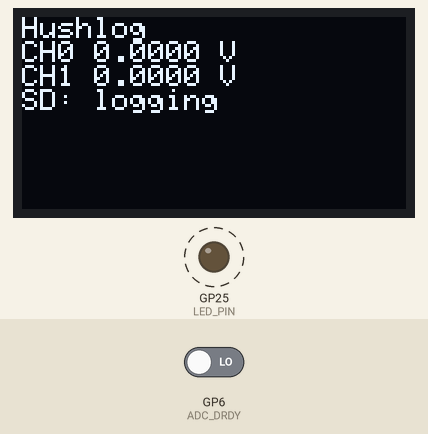
A program run on a simulated Raspberry Pi Pico. Shown: 128×64 one-colour display, output pins drawn as LEDs (lit = HIGH). Dashed ring = blinking. Inputs (shaded band) come from the test bench; at power-on: GP6 (ADC_DRDY) LOW. Storage starts empty; pins used as bus, display or sensor lines are not drawn; what the program prints to the serial monitor is not drawn.

Above: at 0.2 s.
Timing chart, 0 to 130.0 s (numbered marks = the images above):
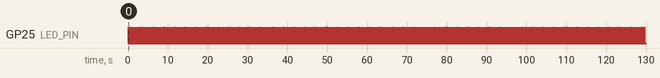

Measured:
- by itself, GP25 (LED_PIN): alternates HIGH for 0.03 s and LOW for 0.50 s

The program:

main.cpp
```cpp
/*
 * Hushlog - test firmware
 * ------------------------
 * Brings up each peripheral on the board and proves it works:
 *   - ADS1220 24-bit ADC over SPI0  (reads 2 differential channels)
 *   - microSD card over SPI1        (logs timestamped samples as CSV)
 *   - SSD1306 OLED over I2C1        (shows live readings)
 *   - status LED on GPIO25          (heartbeat + SD-error indicator)
 *   - USB serial / UART             (prints every sample for debugging)
 *
 * Target: RP2040, built with the Arduino-Pico core (earlephilhower).
 *
 * This is a bring-up test, not a finished logger. It reads the ADC with
 * the PGA at a fixed gain, prints and logs the raw code and the voltage,
 * and does nothing clever with timing yet. The point is to confirm every
 * chip on the board responds before writing the real logging loop.
 *
 * Pin map (from the Hushlog schematic):
 *   ADS1220 (SPI0):  SCLK=GPIO2  MOSI=GPIO3  MISO=GPIO4  CS=GPIO5  DRDY=GPIO6
 *   microSD (SPI1):  SCLK=GPIO10 MOSI=GPIO11 MISO=GPIO12 CS=GPIO13
 *   OLED    (I2C1):  SDA=GPIO14  SCL=GPIO15
 *   status LED:      GPIO25
 *   UART0 debug:     TX=GPIO0    RX=GPIO1
 */

#include <Arduino.h>
#include <SPI.h>
#include <Wire.h>
#include <SdFat.h>
#include <Adafruit_GFX.h>
#include <Adafruit_SSD1306.h>

// ---------- pin definitions ----------
#define ADC_SCLK   2
#define ADC_MOSI   3
#define ADC_MISO   4
#define ADC_CS     5
#define ADC_DRDY   6

#define SD_SCLK   10
#define SD_MOSI   11
#define SD_MISO   12
#define SD_CS     13

#define OLED_SDA  14
#define OLED_SCL  15

#define LED_PIN   25

// ---------- ADS1220 commands (datasheet table 15) ----------
#define ADS1220_CMD_RESET   0x06
#define ADS1220_CMD_START   0x08
#define ADS1220_CMD_RDATA   0x10
#define ADS1220_CMD_WREG    0x40
#define ADS1220_CMD_RREG    0x20

// SPI mode 1 (CPOL=0, CPHA=1), MSB first, <= 4 MHz for the ADS1220.
SPISettings adcSpi(1000000, MSBFIRST, SPI_MODE1);

#define OLED_W 128
#define OLED_H 64
Adafruit_SSD1306 oled(OLED_W, OLED_H, &Wire1, -1);

SdFat sd;
SdFile logFile;
bool sdOK = false;

// Internal reference 2.048 V; full-scale code is +/- 2^23.
const float VREF = 2.048f;
const float FULL_SCALE = 8388608.0f;

void adcWriteReg(uint8_t reg, uint8_t value) {
  SPI.beginTransaction(adcSpi);
  digitalWrite(ADC_CS, LOW);
  SPI.transfer(ADS1220_CMD_WREG | (reg << 2) | 0x00);
  SPI.transfer(value);
  digitalWrite(ADC_CS, HIGH);
  SPI.endTransaction();
}

uint8_t adcReadReg(uint8_t reg) {
  SPI.beginTransaction(adcSpi);
  digitalWrite(ADC_CS, LOW);
  SPI.transfer(ADS1220_CMD_RREG | (reg << 2) | 0x00);
  uint8_t v = SPI.transfer(0xFF);
  digitalWrite(ADC_CS, HIGH);
  SPI.endTransaction();
  return v;
}

void adcCommand(uint8_t cmd) {
  SPI.beginTransaction(adcSpi);
  digitalWrite(ADC_CS, LOW);
  SPI.transfer(cmd);
  digitalWrite(ADC_CS, HIGH);
  SPI.endTransaction();
}

int32_t adcReadData() {
  SPI.beginTransaction(adcSpi);
  digitalWrite(ADC_CS, LOW);
  SPI.transfer(ADS1220_CMD_RDATA);
  uint8_t b2 = SPI.transfer(0xFF);
  uint8_t b1 = SPI.transfer(0xFF);
  uint8_t b0 = SPI.transfer(0xFF);
  digitalWrite(ADC_CS, HIGH);
  SPI.endTransaction();
  int32_t raw = ((int32_t)b2 << 16) | ((int32_t)b1 << 8) | b0;
  if (raw & 0x800000) raw |= 0xFF000000; // sign-extend 24->32
  return raw;
}

void adcConfigure() {
  adcCommand(ADS1220_CMD_RESET);
  delay(1);
  adcWriteReg(0x00, 0x00); // MUX=AIN0-AIN1, gain 1, PGA enabled
  adcWriteReg(0x01, 0x00); // 20 SPS, single-shot
  adcWriteReg(0x02, 0x00); // internal 2.048V ref
  adcWriteReg(0x03, 0x00);
}

void adcSetChannel(uint8_t pair) {
  uint8_t mux = (pair == 0) ? 0x00 : 0x50; // AIN0/AIN1 or AIN2/AIN3
  uint8_t reg0 = adcReadReg(0x00) & 0x0F;
  adcWriteReg(0x00, mux | reg0);
}

int32_t adcReadChannel(uint8_t pair) {
  adcSetChannel(pair);
  adcCommand(ADS1220_CMD_START);
  uint32_t t0 = millis();
  while (digitalRead(ADC_DRDY) == HIGH) {
    if (millis() - t0 > 100) break;
  }
  return adcReadData();
}

float codeToVolts(int32_t code) {
  return ((float)code / FULL_SCALE) * VREF;
}

void setup() {
  pinMode(LED_PIN, OUTPUT);
  digitalWrite(LED_PIN, HIGH);

  Serial.begin(115200);
  uint32_t t0 = millis();
  while (!Serial && millis() - t0 < 2000) { }
  Serial.println();
  Serial.println("Hushlog test firmware starting...");

  // ADS1220 on SPI0
  SPI.setSCK(ADC_SCLK);
  SPI.setTX(ADC_MOSI);
  SPI.setRX(ADC_MISO);
  pinMode(ADC_CS, OUTPUT);
  digitalWrite(ADC_CS, HIGH);
  pinMode(ADC_DRDY, INPUT);
  SPI.begin();
  adcConfigure();
  uint8_t reg0 = adcReadReg(0x00);
  Serial.print("ADS1220 reg0 readback: 0x");
  Serial.println(reg0, HEX);
  Serial.println(reg0 == 0x00 ? "  ADC responding." : "  ADC NOT responding - check wiring/CS.");

  // OLED on I2C1
  Wire1.setSDA(OLED_SDA);
  Wire1.setSCL(OLED_SCL);
  Wire1.begin();
  if (oled.begin(SSD1306_SWITCHCAPVCC, 0x3C)) {
    oled.clearDisplay();
    oled.setTextSize(1);
    oled.setTextColor(SSD1306_WHITE);
    oled.setCursor(0, 0);
    oled.println("Hushlog");
    oled.println("booting...");
    oled.display();
    Serial.println("OLED OK.");
  } else {
    Serial.println("OLED NOT found at 0x3C.");
  }

  // microSD on SPI1
  SPI1.setSCK(SD_SCLK);
  SPI1.setTX(SD_MOSI);
  SPI1.setRX(SD_MISO);
  SdSpiConfig cfg(SD_CS, DEDICATED_SPI, SD_SCK_MHZ(8), &SPI1);
  if (sd.begin(cfg)) {
    sdOK = true;
    if (logFile.open("hushlog.csv", O_WRITE | O_CREAT | O_APPEND)) {
      logFile.println("millis,ch0_code,ch0_volts,ch1_code,ch1_volts");
      logFile.sync();
    }
    Serial.println("SD OK, logging to hushlog.csv");
  } else {
    Serial.println("SD NOT found - will print only, no logging.");
  }

  digitalWrite(LED_PIN, LOW);
  Serial.println("Setup done. Reading...");
  Serial.println("millis,ch0_code,ch0_volts,ch1_code,ch1_volts");
}

void loop() {
  digitalWrite(LED_PIN, HIGH);

  int32_t c0 = adcReadChannel(0);
  int32_t c1 = adcReadChannel(1);
  float v0 = codeToVolts(c0);
  float v1 = codeToVolts(c1);
  uint32_t ts = millis();

  Serial.print(ts);   Serial.print(',');
  Serial.print(c0);   Serial.print(',');
  Serial.print(v0, 6); Serial.print(',');
  Serial.print(c1);   Serial.print(',');
  Serial.println(v1, 6);

  if (sdOK) {
    logFile.print(ts);   logFile.print(',');
    logFile.print(c0);   logFile.print(',');
    logFile.print(v0, 6); logFile.print(',');
    logFile.print(c1);   logFile.print(',');
    logFile.println(v1, 6);
    logFile.sync();
  } else {
    digitalWrite(LED_PIN, LOW); delay(80);
    digitalWrite(LED_PIN, HIGH); delay(80);
  }

  oled.clearDisplay();
  oled.setCursor(0, 0);
  oled.println("Hushlog");
  oled.print("CH0 "); oled.print(v0, 4); oled.println(" V");
  oled.print("CH1 "); oled.print(v1, 4); oled.println(" V");
  oled.print(sdOK ? "SD: logging" : "SD: none");
  oled.display();

  digitalWrite(LED_PIN, LOW);
  delay(500);
}
```
